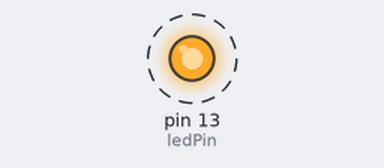
Simulated run of this sketch. Board: Arduino Uno, built with avr-gcc and run on an emulated ATmega328P. On the bench: output pins drawn as LEDs (lit = HIGH). Dashed ring = blinking.

Above: at 0.5 s.
Timing chart, 0 to 4.6 s (numbered marks = the images above):
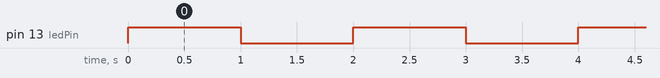

Measured:
- by itself, pin 13 (ledPin): alternates HIGH for 1.0 s and LOW for 1.0 s

The sketch:

01-arduino.ino
```cpp
// (licence header left out)
// Se definen las variables de tipo entero
int ledPin = 13;
int delayTime = 1000;

//Este código se ejecuta la primera vez
void setup() {
  // Configuramos el pin en modo salida
  pinMode(ledPin, OUTPUT);
}

//Este código se ejecuta en bucle repetidamente
void loop() {
  // Se enciende el led
  digitalWrite(ledPin, HIGH);
  // Esperamos
  delay(delayTime);
  // Se apaga el led
  digitalWrite(ledPin, LOW);
  // Esperamos
  delay(delayTime);
}
```
